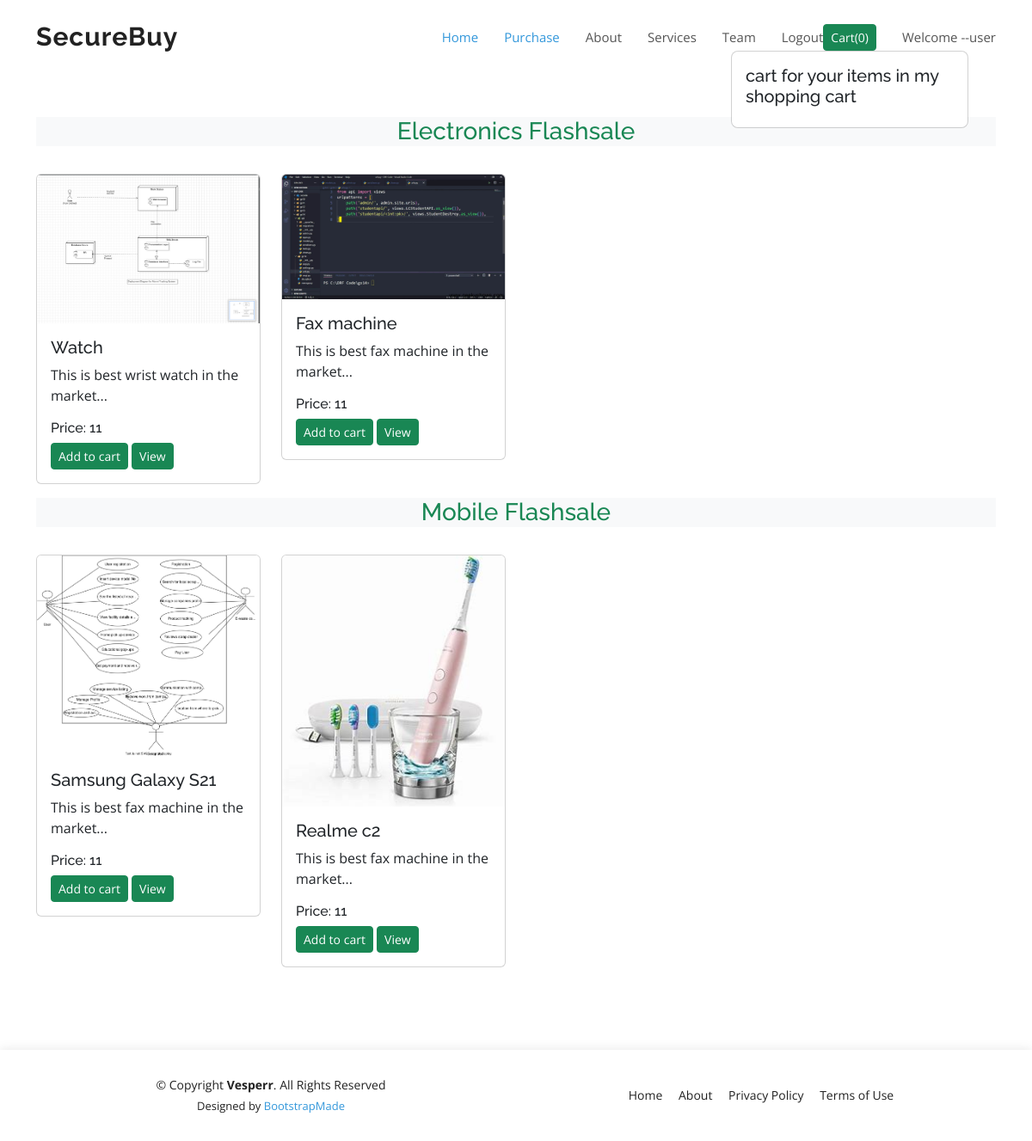
The app's page /purchase/ (signed in) with its own data.
### arkapp/models.py (models this page shows, shortened)
class Product(models.Model):
    product_id=models.AutoField
    product_name=models.CharField(max_length=50)
    category=models.CharField(max_length=50,default="")
    subcategroy=models.CharField(max_length=50,default="")
    price=models.IntegerField(default=0)
    desc=models.CharField(max_length=300)
    pub_date=models.DateField()
    image=models.ImageField(upload_to="shop/images",default="")

### arkapp/views.py (the view)
# urls.py: path('purchase/',views.purchase,name="purchase"),
def purchase(request):
    allprods=[]
    catpods=Product.objects.values('category','id')
    cats={ item['category'] for item in catpods }
    for cat in cats:
        prod=Product.objects.filter(category=cat)
        n=len(prod)
        nSlides=n//4+ceil((n/4)-(n//4))
        allprods.append([prod,range(1,nSlides),nSlides])
    params={'allProds':allprods }
    return render(request,"purchase.html",params)

### templates/purchase.html (shortened to what this page needs)
{% extends "nav.html" %}
{% block body %}
{% load static %}
<br>
<br>
<br>
<br>
<br>
{% for product, range, nSlides in allProds %}
        <div class="container">
          <h3 class="my-3 text-center text-success bg-light">
            {{ product.0.category }} Flashsale
          </h3>
        </div>
        <div class="container">
          <div class="row">
            {% for i in product %}
            <div class="col-md-3 mt-3">
              <div class="card">
                <img src="/media/{{ i.image }}" class="card-img-top" alt="...">
                <div class="card-body">
                  <h5 class="card-title" id="namepr{{ i.id }}">
                    {{ i.product_name }}
                  </h5>
                  <p class="card-text">{{ i.desc|slice:"0.25" }}...</p>
                  <h6 class="card-title">
                    Price: <span id="pricepr{{ i.id }}" class="divpr">{{ i.price }}</span>
                  </h6>
                  <span id="divpr{{ i.id }}" class="divpr">
                    <button id="pr{{ i.id }}" class="btn btn-success cart btn-sm mt-0">
                      Add to cart
                    </button>
                  </span>
                  <a href="/media/{{ i.image }}">
                    <button class="btn btn-success btn-sm cart">View</button>
                  </a>
                </div>
              </div>
            </div>
            {% endfor %}
          </div>
        </div>
        {% endfor %}
{% endblock body %}

### templates/nav.html (shortened to what this page needs)
{% load static %}
<!DOCTYPE html>
<html lang="en">
<head>
  <link href="{% static "assets/vendor/aos/aos.css" %}" rel="stylesheet" >
  <link href="{% static "assets/vendor/bootstrap/css/bootstrap.min.css" %}" rel="stylesheet" >
  <link href="{% static "assets/vendor/bootstrap-icons/bootstrap-icons.css" %}" rel="stylesheet" >
  <link href="{% static "assets/vendor/boxicons/css/boxicons.min.css" %}" rel="stylesheet" >
  <link href="{% static "assets/vendor/glightbox/css/glightbox.min.css"  %}" rel="stylesheet">
  <link href="{% static "assets/vendor/remixicon/remixicon.css" %}" rel="stylesheet" >
  <link href="{% static "assets/vendor/swiper/swiper-bundle.min.css" %} rel="stylesheet" ">
  <link href="{% static "assets/css/style.css" %}" rel="stylesheet" >
</head>
<body>
  <header id="header" class="fixed-top d-flex align-items-center">
    <div class="container d-flex align-items-center justify-content-between">
      <div class="logo">
        <h1><a href="index.html">SecureBuy</a></h1>
      </div>
      <nav id="navbar" class="navbar">
        <ul>
          <li><a class="nav-link scrollto active" href="/">Home</a></li>
          <li><a class="nav-link scrollto active" href="/purchase/">Purchase</a></li>
          <li><a class="nav-link scrollto" href="#about">About</a></li>
          <li><a class="nav-link scrollto" href="#services">Services</a></li>
          <li><a class="nav-link scrollto" href="#team">Team</a></li>
          {% if user.is_authenticated %}
          <li><a class="nav-link scrollto" href="/arkauth/logout/">Logout</a></li>
          <button type="button" class="btn btn-success btn-sm" id="popcart" data-container="body" data-toggle="popover" data-placement="bottom" data-html="true" data-content="Vivamus
sagittis lacus vel augue laoreet rutrum faucibus.">
  Cart(<span id="cart">0</span>)
</button>
          <li><a class="nav-link scrollto" href="/arkauth/logout/">Welcome --{{user.username}}</a></li>
        </ul>
      </nav>
    </div>
  </header>
  <main id="main">
    {% block body %}
    {% endblock body %}
  </main>
  <br>
  <br>
  <br>
  <br>
  <footer id="footer">
    <div class="container">
      <div class="row d-flex align-items-center">
        <div class="col-lg-6 text-lg-left text-center">
          <div class="copyright">
            &copy; Copyright <strong>Vesperr</strong>. All Rights Reserved
          </div>
          <div class="credits">
            Designed by <a href="https://bootstrapmade.com/">BootstrapMade</a>
          </div>
        </div>
        <div class="col-lg-6">
          <nav class="footer-links text-lg-right text-center pt-2 pt-lg-0">
            <a href="#intro" class="scrollto">Home</a>
            <a href="#about" class="scrollto">About</a>
            <a href="#">Privacy Policy</a>
            <a href="#">Terms of Use</a>
          </nav>
        </div>
      </div>
    </div>
  </footer>
</body>
</html>

### static/assets/css/style.css (style rules this page uses)
body { font-family: "Open Sans", sans-serif; color: #444444; }
a { color: #3498db; text-decoration: none; }
h1, h2, h3, h4, h5, h6 { font-family: "Raleway", sans-serif; }
#header { z-index: 997; transition: all 0.5s; padding: 22px 0; background: #fff; }
#header .logo h1 { font-size: 30px; margin: 0; padding: 0; line-height: 1; font-weight: 700; letter-spacing: 1px; }
#header .logo h1 a, #header .logo h1 a:hover { color: #222222; text-decoration: none; }
.navbar { padding: 0; }
.navbar ul { margin: 0; padding: 0; display: flex; list-style: none; align-items: center; }
.navbar li { position: relative; }
.navbar a, .navbar a:focus { display: flex; align-items: center; justify-content: space-between; padding: 10px 0 10px 30px; font-size: 15px; font-weight: 400; color: #555555; white-space: nowrap; transition: 0.3s; }
.navbar a:hover, .navbar .active, .navbar .active:focus, .navbar li:hover>a { color: #3498db; }
#footer { background: #fff; box-shadow: 0px 0px 12px 0px rgba(0, 0, 0, 0.1); padding: 30px 0; color: #222222; font-size: 14px; }
#footer .credits { font-size: 13px; padding-top: 5px; color: #222222; }
#footer .footer-links a { color: #222222; padding-left: 15px; }
#footer .footer-links a:first-child { padding-left: 0; }

### records on screen
Product: category "Electronics", image (picture), product_name "Watch", desc "This is best wrist watch in the market", price "11"
Product: image (picture), product_name "Fax machine", desc "This is best fax machine in the market", price "11"
Product: category "Mobile", image (picture), product_name "Samsung Galaxy S21", desc "This is best fax machine in the market", price "11"
Product: image (picture), product_name "Realme c2", desc "This is best fax machine in the market", price "11"

### other values on screen
{{ user.username }} "user"
